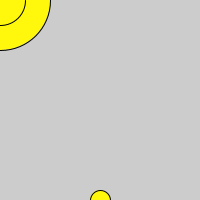
Frame 1 (no input)
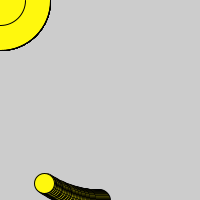
Frame 60 (the mouse pressed at the canvas centre just before this capture)
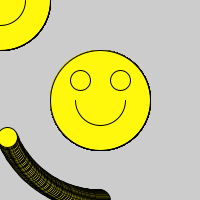
Frame 120 (the mouse held since frame 60 and released just before this capture)

The Processing sketch that drew these frames (run headless with seeded random() and noise(); from frame 60 on, the mouse is pressed at the canvas centre):

// Processing sketch: Smiley_2_3_b
// ── Smiley_2_3_b.pde
int curseamount = 0;


void setup() {
  size(200,200);
}

void draw() {
  int x = 50;
  int y = 50;
  
  x = mouseX;
  y = mouseY;
  
  fill(#FFF80D);
  ellipse(x,y,100,100);
  strokeWeight(1);
  ellipse(x-20,y-20,20,20);
  ellipse(x + 20,y-20,20,20);
  arc(x,y,50,50 + curseamount,0,PI);
  
  
//  println(mueslipreis(700,3.99,500));
 // println(mueslipreis(1000,2,500));
  
 // pythagoras23d();
 
 drawCircleBall();
  
}


float mueslipreis(int groesse1, float preis, int groesse2){
  float frak = preis / groesse1;
  return groesse2* frak;
}

void pythagoras23d()
{
  int x = 20;
  int y = 30;
  
  float distance =sqrt( pow(mouseX - x,2) + pow( mouseY - y,2));
  
  println("x="+mouseX," y="+mouseY);
  println("Distance: ", distance);
  
  rect(x,y,10,10);

}
String message = "la";
int myCircleSize = 0;
void mousePressed(){
  println(message);
  message += " la";
  
  myCircleSize += 1;
  
  //2.3.j
  int randomx = int (random(0,width));
  int randomy = int ( random(0,height));
  
  fill(0);
  ellipse(randomx,randomy,10 +myCircleSize,10 +myCircleSize);
}

//2.4 c Kreis Animation

float ballpos = 0;
float ringSize = 100;
float ringOffset = 100;
void drawCircleBall(){
  float posX = sin(ballpos) * ringSize + ringOffset;
  float posY = cos(ballpos) * ringSize + ringOffset;
  fill(#FFF80D);
  ellipse(posX,posY,20,20);
  ballpos-=0.01;
}
